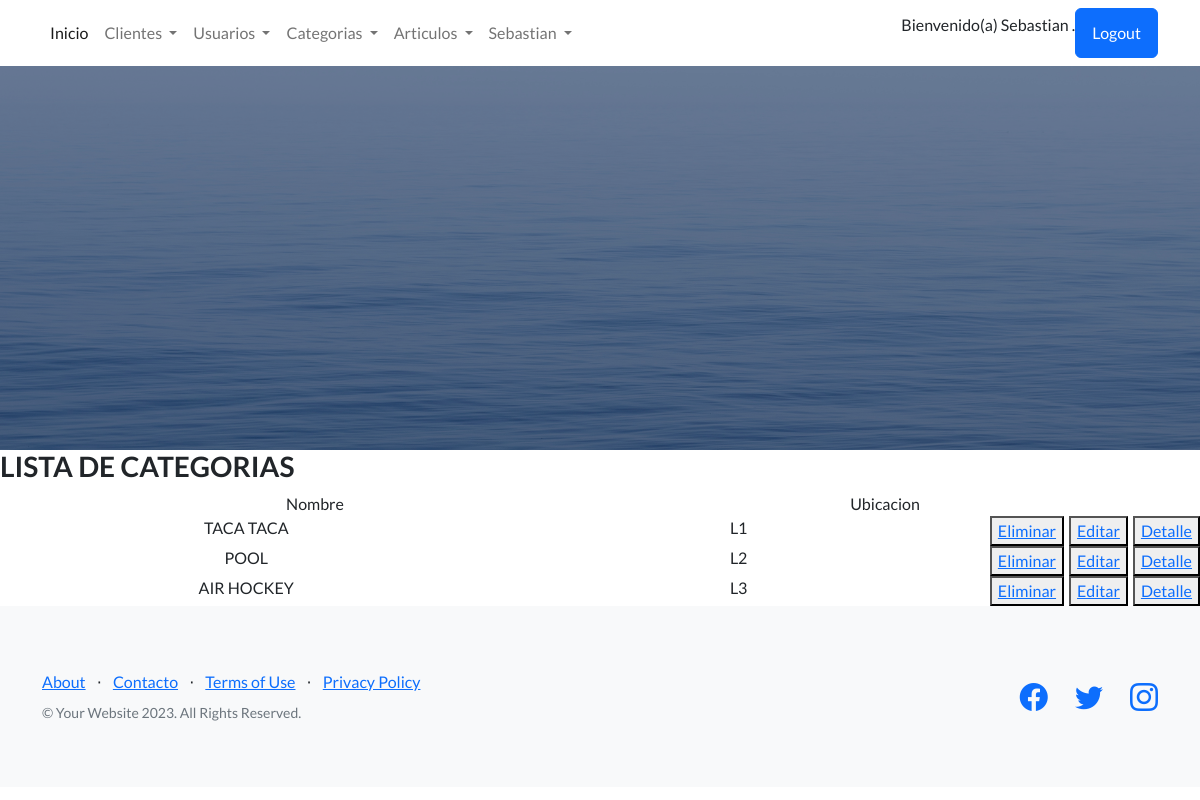
The app's page /app-coder/categoria-list/ (signed in) with its own data.
### AppCoder/models.py (models this page shows)
class Categorias(models.Model):
    nombreCategoria = models.CharField(max_length=40,null=False,blank=False)
    ubicacion = models.CharField(max_length=40, blank=True, null=True)
    def __str__(self):
        return f'{self.nombreCategoria}'

### AppCoder/views.py (the view)
# urls.py: path('categoria-list/', Categoria_List, name="ListarCategorias"),
@login_required
def Categoria_List(req):
    groups_required = ['GrupoClientes','GrupoUsuarios']
    grupos_usuario = req.user.groups.all().values('name')
    print (grupos_usuario)
    for grupo in grupos_usuario:
        print({grupo.values()})
        if grupo['name'] in groups_required:
            pass
        else:
            return render(req, "inicio.html", {"mensaje": "no tiene permisos para esta opcion!"})
    datos = Categorias.objects.all()
    print('method', req.method)
    print('GET', req.GET)
    print(f'{datos}')
    return render(req, "categorias_list.html", {"lista_categorias": datos})

### AppCoder/templates/categorias_list.html
{% extends 'inicio.html' %}
{% block contenidoQuecambia %}
<h3>LISTA DE CATEGORIAS</h3>
<div class="container text-center">
  <div class="row">
    <div class="col">
      Nombre
    </div>
    <div class="col">
      Ubicacion
    </div>
  </div>
</div>
  {% for categorias in lista_categorias %}
      <div  style="display: flex; column-gap: 5px;">
        <div class="container text-center">
          <div class="row">
            <div class="col">
              {{categorias.nombreCategoria}}
            </div>
            <div class="col">
              {{categorias.ubicacion}}
            </div>
          </div>
        </div>
          <button>
            <a href="{% url 'EliminarCategorias' categorias.id %}" > Eliminar </a>
          </button>
          <button>
            <a href="{% url 'EditarCategorias' categorias.id %}" > Editar </a>
          </button>
          <button>
            <a href="{% url 'DetalleCategorias' categorias.id %}" > Detalle </a>
          </button>
      </div>
  {% endfor %}
{% endblock contenidoQuecambia %}

### AppCoder/templates/barra.html (shortened to what this page needs)
        <nav class="navbar navbar-expand-lg bg-body-tertiary static-top">
            <div class="container">
              <div class="collapse navbar-collapse" id="navbarSupportedContent">
                <ul class="navbar-nav me-auto mb-2 mb-lg-0">
                  <li class="nav-item">
                    <a class="nav-link active" aria-current="page" href="{% url 'Inicio' %}">Inicio</a>
                  </li>
                  <li class="nav-item dropdown">
                    <a class="nav-link dropdown-toggle" href="#" role="button" data-bs-toggle="dropdown" aria-expanded="false">
                      Clientes
                    </a>
                  </li>
                  <li class="nav-item dropdown">
                    <a class="nav-link dropdown-toggle" href="#" role="button" data-bs-toggle="dropdown" aria-expanded="false">
                      Usuarios
                    </a>
                  </li>
                  <li class="nav-item dropdown">
                    <a class="nav-link dropdown-toggle" href="#" role="button" data-bs-toggle="dropdown" aria-expanded="false">
                      Categorias
                    </a>
                  </li>
                  <li class="nav-item dropdown">
                    <a class="nav-link dropdown-toggle" href="#" role="button" data-bs-toggle="dropdown" aria-expanded="false">
                      Articulos
                    </a>
                  </li>
                  {% if user.is_authenticated %}
                  <li class="nav-item dropdown">
                    <a class="nav-link dropdown-toggle" href="#" role="button" data-bs-toggle="dropdown" aria-expanded="false">
                      {{user.first_name}}
                    </a>
                  </li>
                  {% endif %}
                </ul>
                {% if user.is_authenticated %}
                  <p>Bienvenido(a)
                     {{user.first_name}}  .</p>
                  <a class="btn btn-primary" href="{% url 'Logout' %}">Logout</a>
                {% else %}
                  <a class="btn btn-primary" href="{% url 'Login' %}">Login</a>
                {% endif %}
              </div>
            </div>
          </nav>

### records on screen
Categorias: nombreCategoria "TACA TACA", ubicacion "L1"
Categorias: nombreCategoria "POOL", ubicacion "L2"
Categorias: nombreCategoria "AIR HOCKEY", ubicacion "L3"

### other values on screen
{{ user.first_name }} "Sebastian"
